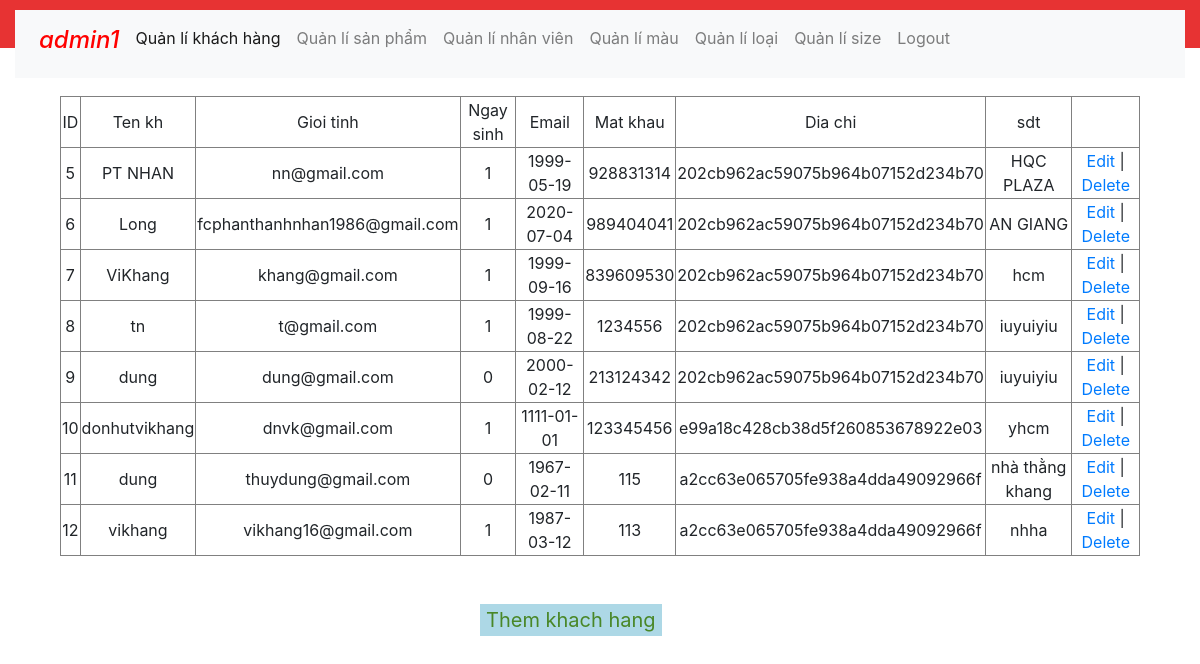
The app's page /admin/index.php?quanly=ql_khachhang (signed in) with its own data.
### tables this page shows
CREATE TABLE `khachhang` (
  `maKhachHang` int(11) NOT NULL,
  `tenKhachHang` varchar(100) NOT NULL,
  `email` varchar(100) NOT NULL,
  `gioiTinh` varchar(10) NOT NULL,
  `ngaySinh` date NOT NULL,
  `soDienThoai` int(11) NOT NULL,
  `matKhau` varchar(111) NOT NULL,
  `diaChi` varchar(100) NOT NULL
);

### admin/index.php (called while the page is built, shortened)
<?php
 include('includes/header.php'); ?>
<?php
	include('functions/config.php');
?>
<?php include('includes/footer.php') ?>

### admin/functions/ql_khachhang.php (the view, shortened to what this page needs)
<div class="row">
	<div class="col-12">
		<?php
			$sql = "select * from khachhang";
			$query = mysqli_query($con, $sql);
				?>
		 <table border="1" style="text-align: center;width: 90%; margin-left:5%">
		 	<tr>
		 		<td>ID</td>
		 		<td>Ten kh</td>
		 		<td>Gioi tinh</td>
		 		<td>Ngay sinh</td>
		 		<td>Email</td>
		 		<td>Mat khau</td>
		 		<td>Dia chi</td>
		 		<td>sdt</td>
		 		<td></td>
		 	</tr>
		 	<?php
		 		while($data = mysqli_fetch_array($query))
		 		{
		 			echo '<tr>
		 				<td>'.$data["maKhachHang"].'</td>
		 				<td>'.$data["tenKhachHang"].'</td>
		 				<td>'.$data["email"].'</td>
		 				<td>'.$data["gioiTinh"].'</td>
		 				<td>'.$data["ngaySinh"].'</td>
		 				<td>'.$data["soDienThoai"].'</td>
		 				<td>'.$data["matKhau"].'</td>
		 				<td>'.$data["diaChi"].'</td>
		 				<td><a href="index.php?sua=edit_khachhang&id='.$data["maKhachHang"].'">Edit</a> | <a href="index.php?quanly=ql_khachhang&id_delete='.$data["maKhachHang"].'">Delete</a> </td>
		 			</tr>';
		 		}
		 	 ?>
		 </table>
		 <br/><br/>
		 <a href="index.php?them=add_khachhang"><button class="btnThem">Them khach hang</button></a>
	</div>
</div>

### admin/includes/header.php (shortened to what this page needs)
<!DOCTYPE html>
<html>
<head>
	<link rel="stylesheet" href="./css/style.css">
	<link rel="stylesheet" href="https://maxcdn.bootstrapcdn.com/bootstrap/4.5.2/css/bootstrap.min.css">
</head>
<body>
	<section class="box__menu">
		<div class="container-fluid">
			<div class="row">
				<div class="col-12">
				</div>
			</div>
			<nav class="navbar navbar-expand-lg navbar-light bg-light">
			  <div class="collapse navbar-collapse" id="navbarNav">
			    <ul class="navbar-nav">
			    	<li><h4><i><a class="nav-link" style="color:red"><?php echo $_SESSION["nv"]["tenNhanVien"]; ?></a></i></h4></li>
			      <li class="nav-item active">
			        <a class="nav-link" href="index.php?quanly=ql_khachhang">Quản lí khách hàng</a>
			      </li>
			      <li class="nav-item">
			        <a class="nav-link" href="index.php?quanly=ql_sanpham">Quản lí sản phẩm</a>
			      </li>
			     <li class="nav-item">
			        <a class="nav-link" href="index.php?quanly=ql_nhanvien">Quản lí nhân viên</a>
			      </li>
			      <li class="nav-item">
			        <a class="nav-link" href="index.php?quanly=ql_mau">Quản lí màu</a>
			      </li>
			       <li class="nav-item">
			        <a class="nav-link" href="index.php?quanly=ql_loai">Quản lí loại</a>
			      </li>
			       <li class="nav-item">
			        <a class="nav-link" href="index.php?quanly=ql_size">Quản lí size</a>
			      </li>
			       <li class="nav-item">
			        <a class="nav-link" href="logout.php">Logout</a>
			      </li>
			    </ul>
			  </div>
			</nav>
		</div>
	</section>
	<br/><br/>

### admin/functions/config.php (shortened to what this page needs)
<?php
	if(isset($_GET['quanly']))
	{
		$row = $_GET['quanly'];
	}
	else { $row = ""; }
	if($row == "ql_khachhang")
	{
		include ('ql_khachhang.php');
	}
?>

### admin/includes/footer.php
</body>
</html>

### admin/css/style.css (style rules this page uses)
.box__menu { background-color:#E73333; height: 3rem; display: flex; flex-direction: row;align-items: center; }
.btnThem { background-color: lightblue; margin-left: 40%;color:#498727;border:0; font-size: 20px }

### records on screen
khachhang: maKhachHang "5", tenKhachHang "PT NHAN", email "nn@gmail.com", gioiTinh "1", ngaySinh "1999-05-19", soDienThoai "928831314", matKhau "202cb962ac59075b964b07152d234b70", diaChi "HQC PLAZA"
khachhang: maKhachHang "6", tenKhachHang "Long", email "fcphanthanhnhan1986@gmail.com", gioiTinh "1", ngaySinh "2020-07-04", soDienThoai "989404041", matKhau "202cb962ac59075b964b07152d234b70", diaChi "AN GIANG"
khachhang: maKhachHang "7", tenKhachHang "ViKhang", email "khang@gmail.com", gioiTinh "1", ngaySinh "1999-09-16", soDienThoai "839609530", matKhau "202cb962ac59075b964b07152d234b70", diaChi "hcm"
khachhang: maKhachHang "8", tenKhachHang "tn", email "t@gmail.com", gioiTinh "1", ngaySinh "1999-08-22", soDienThoai "1234556", matKhau "202cb962ac59075b964b07152d234b70", diaChi "iuyuiyiu"
khachhang: maKhachHang "9", tenKhachHang "dung", email "dung@gmail.com", gioiTinh "0", ngaySinh "2000-02-12", soDienThoai "213124342", matKhau "202cb962ac59075b964b07152d234b70", diaChi "iuyuiyiu"
khachhang: maKhachHang "10", tenKhachHang "donhutvikhang", email "dnvk@gmail.com", gioiTinh "1", ngaySinh "1111-01-01", soDienThoai "123345456", matKhau "e99a18c428cb38d5f260853678922e03", diaChi "yhcm"
khachhang: maKhachHang "11", tenKhachHang "dung", email "thuydung@gmail.com", gioiTinh "0", ngaySinh "1967-02-11", soDienThoai "115", matKhau "a2cc63e065705fe938a4dda49092966f", diaChi "nhà thằng khang"
khachhang: maKhachHang "12", tenKhachHang "vikhang", email "vikhang16@gmail.com", gioiTinh "1", ngaySinh "1987-03-12", soDienThoai "113", matKhau "a2cc63e065705fe938a4dda49092966f", diaChi "nhha"

### other values on screen
$_SESSION["nv"]["tenNhanVien"] "admin1"
